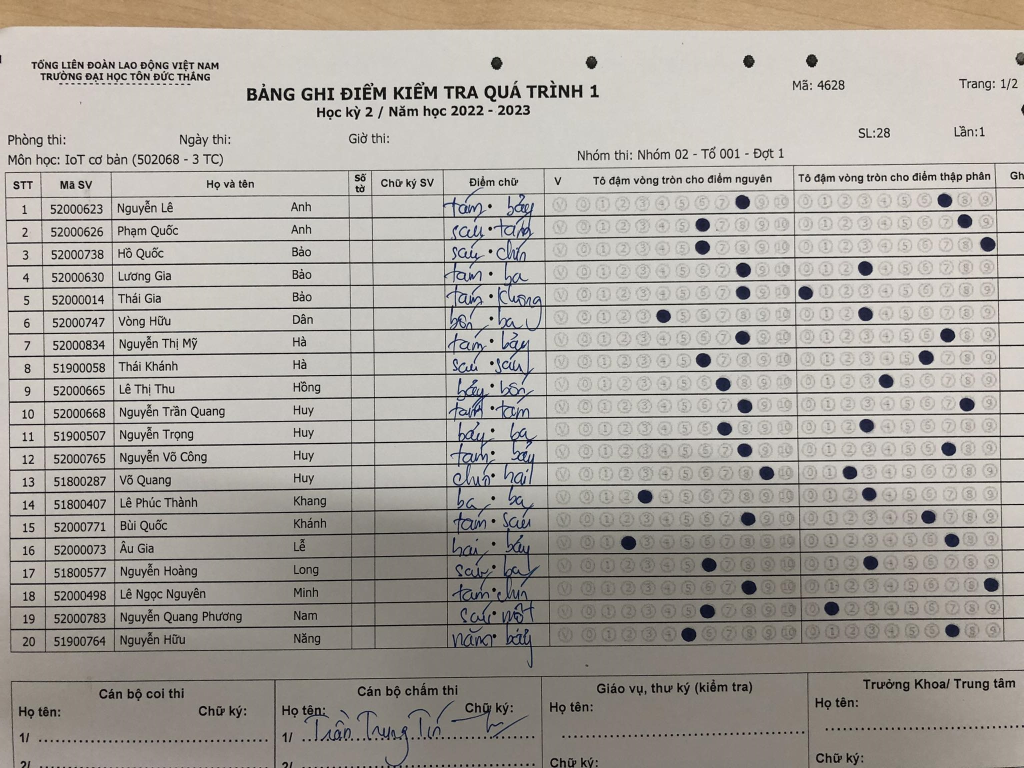
#> input picture projects/scoresheets/input/N2T1_1.jpg, 2048 x 1536 px, given in place of test1.jpg, which was not available (shown at 1/2 size)
$ python test.py
#> lines starting #> are read from the running program, lines starting #| are printed output that depends on the picture; after the words box and inside, x2 and y2 are one past the last pixel; in counts of white or black regions, pixels touching at a corner belong together; pictures that were not available may be replaced by others from this repository, and a replacement may not be noted
import cv2
import numpy as np
import matplotlib.pyplot as plt
from scipy import stats

paths = ["test{}.jpg".format(i) for i in range(1, 3)]


def loop(path):
#> called with path = 'test1.jpg'
    path = "input/" + path
    print(path)

    # Đọc ảnh
    image = cv2.imread(path, 0)
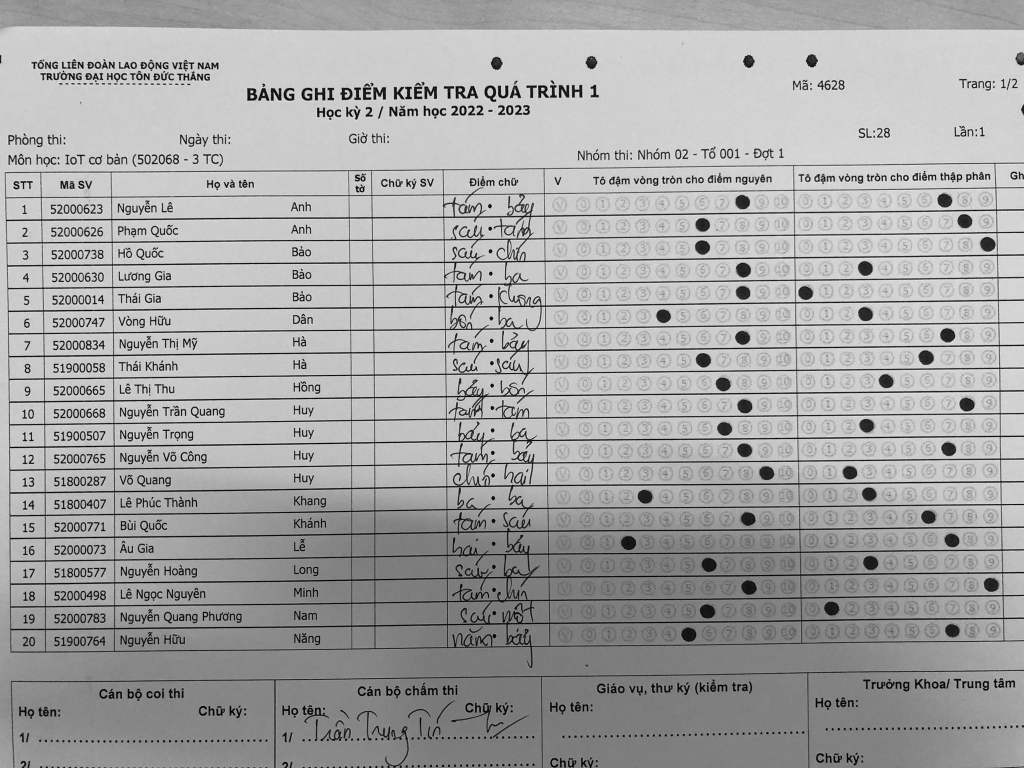
#> image: shape (1536, 2048) (shown at 1/2 size); min 0, max 255, mean 165.1

    # Áp dụng Gaussian Blur để giảm nhiễu
    blurred = cv2.GaussianBlur(image, (5, 5), 0)

    # Dùng Hough Circle Transform để phát hiện các vòng tròn
    circles = cv2.HoughCircles(
        blurred,
        cv2.HOUGH_GRADIENT,
        1,
        20,
        param1=50,
        param2=30,
        minRadius=1,
        maxRadius=20,
    )
#> circles = 256 rows, first 8: [1855.5, 896.5, 15.2], [1166.5, 498.5, 14.7], [1849.5, 489.5, 15.2], [1984.5, 1214.5, 15.2], [1167.5, 588.5, 14.7], [1166.5, 453.5, 15], [1329.5, 856.5, 15], [1611.5, 537.5, 14.9]

    x_start = image.shape[1]
#> x_start = 2048
    y_start = image.shape[0]
#> y_start = 1536
    x_end = 0
    y_end = 0

    print(x_start, y_start, x_end, y_end)
#| 2048 1536 0 0

    # Nếu tìm thấy các vòng tròn
    if circles is not None:
        circles = np.round(circles[0, :]).astype("int")
#> circles = 256 rows, first 8: [1856, 896, 15], [1166, 498, 15], [1850, 490, 15], [1984, 1214, 15], [1168, 588, 15], [1166, 454, 15], [1330, 856, 15], [1612, 538, 15]

        # Vẽ các vòng tròn đã tìm thấy lên ảnh gốc
        for x, y, r in circles:
            cv2.circle(image, (x, y), r, (0, 255, 0), 2)

            if x > x_end:
                x_end = x
            if x < x_start:
                x_start = x

            if y > y_end:
                y_end = y
            if y < y_start:
                y_start = y
#> this loop made 256 passes
#> (x, y, r, x_end, x_start, y_end, y_start) on pass 1: (1856, 896, 15, 1856, 1856, 896, 896)
#> (x, y, r, x_start, y_start) on pass 2: (1166, 498, 15, 1166, 498)
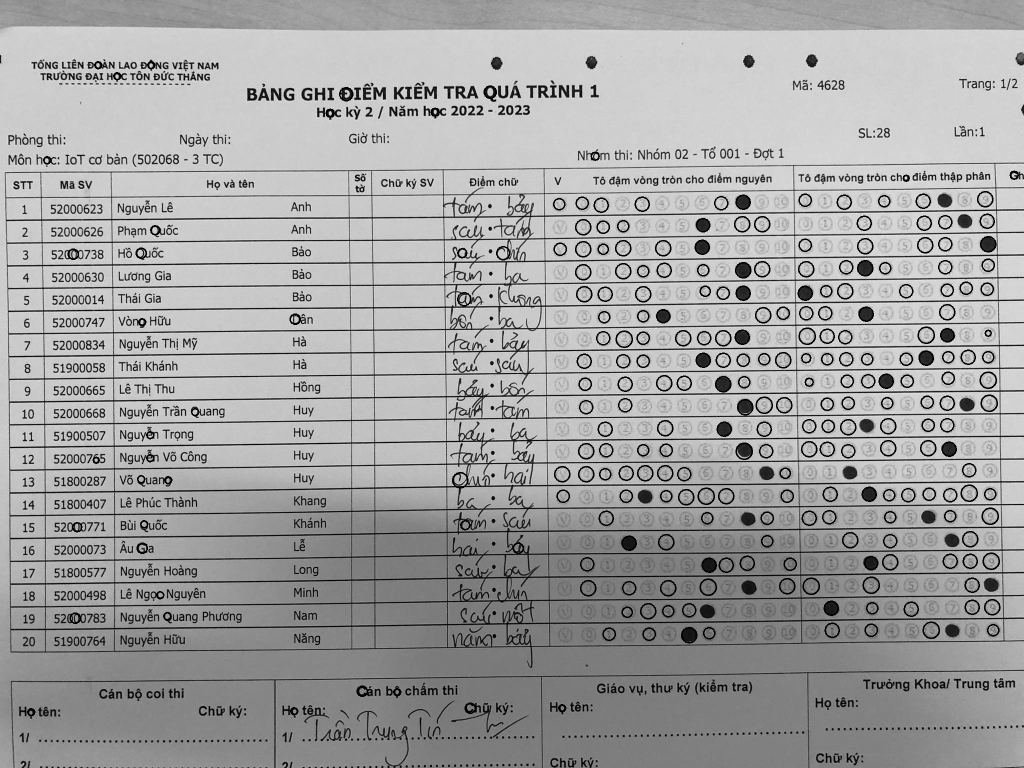
#> image: shape (1536, 2048) (shown at 1/2 size); 1.9% of pixels changed, all inside (x1, y1, x2, y2) = (54, 122, 2038, 1433)
#> after the loop, x_end = 2028; x_start = 62; y_end = 1424; y_start = 130
        print(x_start, y_start, x_end, y_end)
#| 62 130 2028 1424
        cv2.rectangle(image, (x_start, y_start),
                      (x_end, y_end), (0, 255, 0), 2)
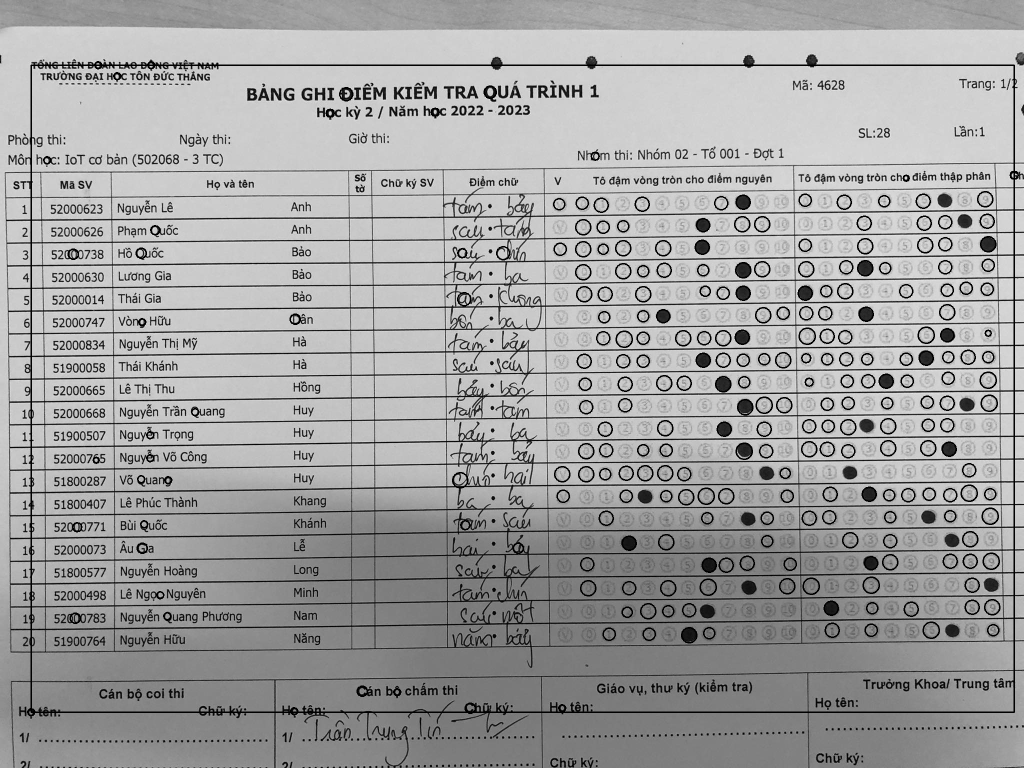
#> image: shape (1536, 2048) (shown at 1/2 size); 0.61% of pixels changed, all inside (x1, y1, x2, y2) = (61, 129, 2030, 1426)
        print("output/" + path)
        imshow(image)
        cv2.imwrite("output/" + path, image)

        show_graph(circles)
    else:
        print("Không tìm thấy vòng tròn trong ảnh")


def show_graph(circles):
    # Tạo danh sách các tọa độ x và y của các vòng tròn
    x_coords = []
    y_coords = []
    for x, y, r in circles:
        x_coords.append(x)
        y_coords.append(y)
#> this loop made 256 passes
#> after the loop, x_coords = 256 values, max 2028 at index 232, min 62 at index 222, mean 1414; y_coords = 256 values, max 1424 at index 222, min 130 at index 193, mean 798.3

    # Vẽ biểu đồ thống kê vị trí của các vòng tròn
    fig, axs = plt.subplots(1, 2, figsize=(10, 5))
    axs[0].hist(x_coords, bins=50)
    axs[0].set_title("Histogram of Circle Positions (X-axis)")
    axs[0].set_xlabel("X-coordinate")
    axs[0].set_ylabel("Frequency")
    axs[1].hist(y_coords, bins=50)
    axs[1].set_title("Histogram of Circle Positions (Y-axis)")
    axs[1].set_xlabel("Y-coordinate")
    axs[1].set_ylabel("Frequency")
    plt.show()
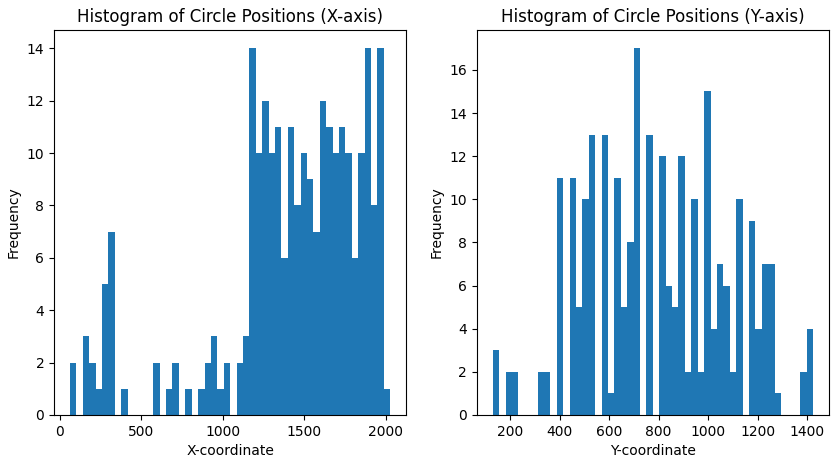
#> figure drawn by matplotlib, 2 panels; panel 2: tallest bar 17 high, from x = 699.4 to 725.2


def imshow(image):
    # Hiển thị ảnh gốc và ảnh đã tìm thấy các vòng tròn
    cv2.namedWindow("Image", cv2.WINDOW_NORMAL)
    cv2.imshow("Image", image)

    # Thay đổi kích thước cửa sổ hiển thị ảnh
    cv2.resizeWindow("Image", 800, 600)

    # Chờ bấm phím bất kỳ để thoát
    cv2.waitKey(0)

    # Giải phóng bộ nhớ
    cv2.destroyAllWindows()


for path in paths:
    loop(path)
#> pass 2 of the loop `for path in paths:`:
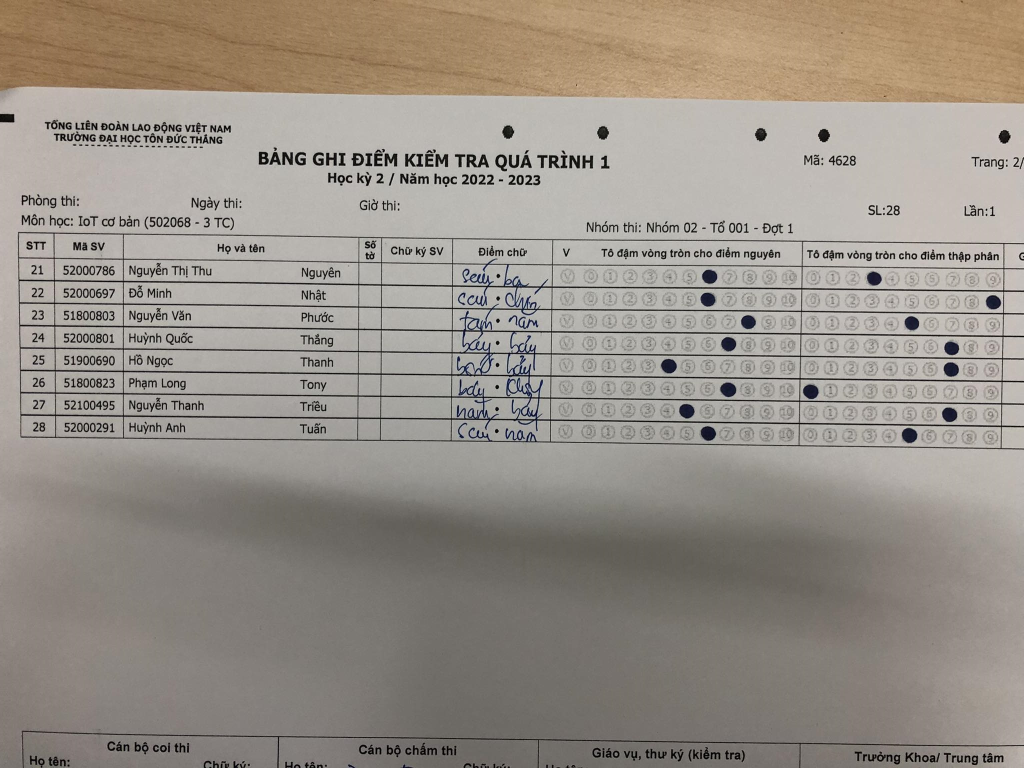
#> input picture projects/scoresheets/input/N2T1_2.jpg, 2048 x 1536 px, given in place of test2.jpg, which was not available (shown at 1/2 size)
#> in loop (call 2), `circles = cv2.HoughCircles( blurred, cv2.HOUGH_GRADIENT, 1, 20, param1..`: circles = 107 rows, first 8: [1259.5, 552.5, 15.4], [1858.5, 827.5, 15.2], [1620.5, 824.5, 15], [1622.5, 690.5, 14.9], [1821.5, 692.5, 14.9], [1178.5, 730.5, 14.9], [1294.5, 864.5, 14.7], [1985.5, 558.5, 15]
#| 2048 1536 0 0
#> in loop (call 2), `circles = np.round(circles[0, :]).astype("int")`: circles = 107 rows, first 8: [1260, 552, 15], [1858, 828, 15], [1620, 824, 15], [1622, 690, 15], [1822, 692, 15], [1178, 730, 15], [1294, 864, 15], [1986, 558, 15]
#> the loop in loop (call 2), `for x, y, r in circles:` made 107 passes
#> (x, y, r, x_end, x_start, y_end, y_start) on pass 1: (1260, 552, 15, 1260, 1260, 552, 552)
#> after the loop in loop (call 2), `for x, y, r in circles:`:
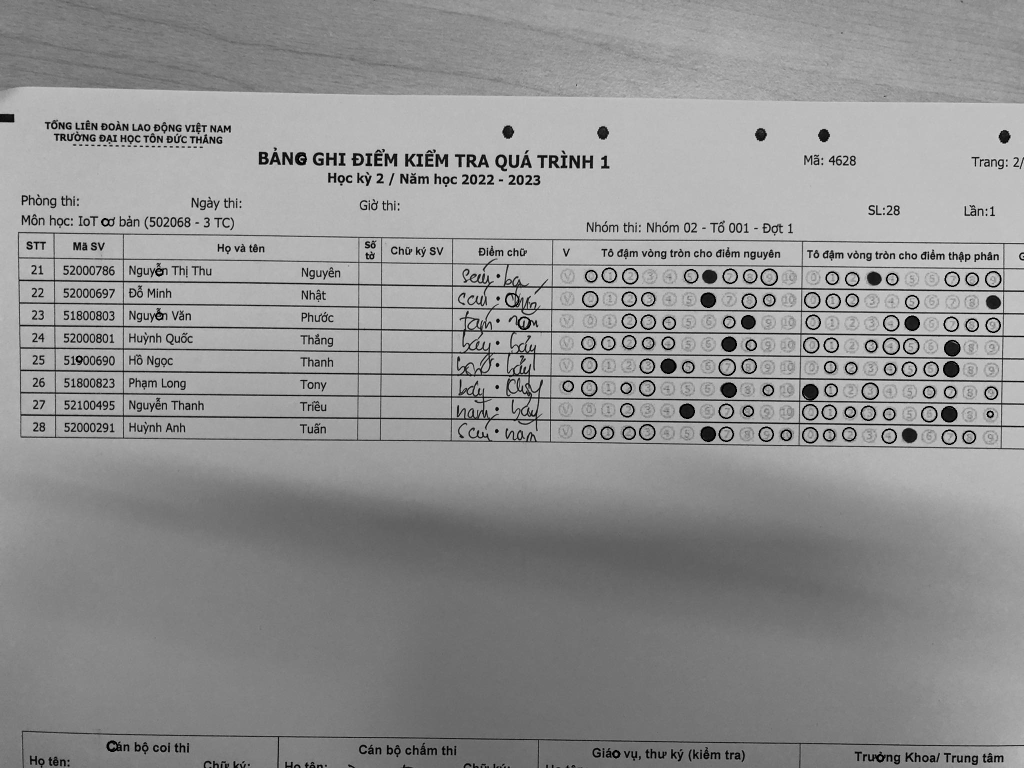
#> image: shape (1536, 2048) (shown at 1/2 size); min 0, max 236, mean 144.7
#> after the loop in loop (call 2), `for x, y, r in circles:`: x_end = 1986; x_start = 158; y_end = 1516; y_start = 318
#| 158 318 1986 1516
#> the loop in show_graph (call 2), `for x, y, r in circles:` made 107 passes
#> after the loop in show_graph (call 2), `for x, y, r in circles:`: x_coords = 107 values, max 1986 at index 7, min 158 at index 100, mean 1485; y_coords = 107 values, max 1516 at index 84, min 318 at index 93, mean 728.3
#> in show_graph (call 2), `plt.show()`:
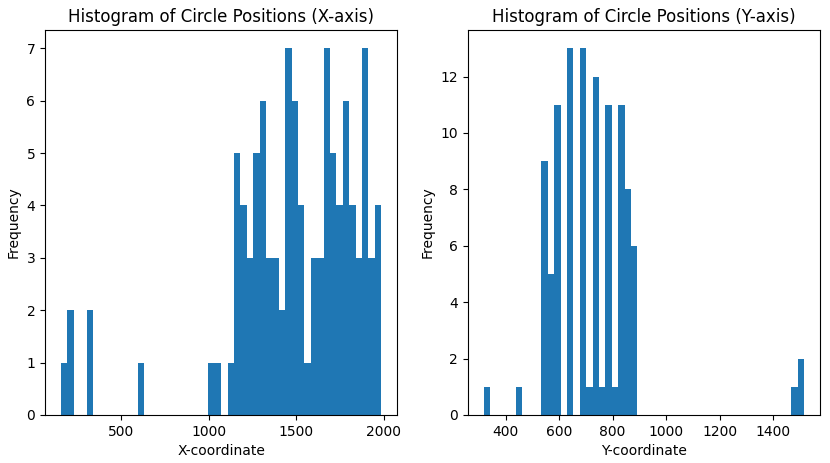
#> figure drawn by matplotlib, 2 panels
